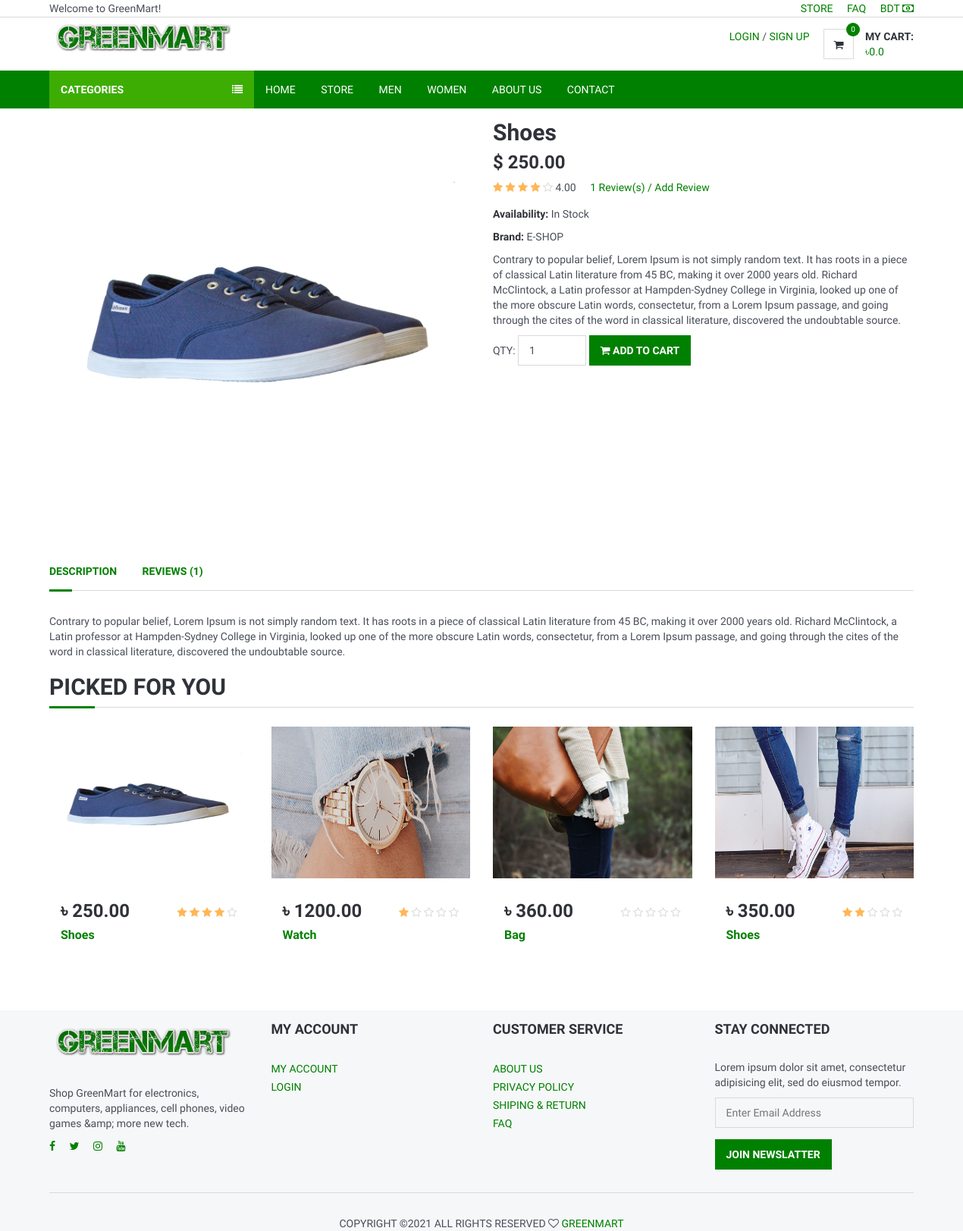
Page /product/9 on the committed database.
### home/models.py (models this page shows, shortened)
class Setting(models.Model):
    STATUS = (
        ('True', 'True'),
        ('False', 'False'),
    )
    title = models.CharField(max_length=150)
    keywords = models.CharField(max_length=255)
    description = models.CharField(max_length=255)
    company = models.CharField(max_length=50)
    address = models.CharField(blank=True,max_length=100)
    phone = models.CharField(blank=True,max_length=15)
    fax = models.CharField(blank=True,max_length=15)
    email = models.CharField(blank=True,max_length=50)
    smtpserver = models.CharField(blank=True,max_length=50)
    smtpemail = models.CharField(blank=True,max_length=50)
    smtppassword = models.CharField(blank=True,max_length=10)
    smtpport = models.CharField(blank=True,max_length=5)
    icon = models.ImageField(blank=True,upload_to='images/')
    facebook = models.CharField(blank=True,max_length=50)
    instagram = models.CharField(blank=True,max_length=50)
    twitter = models.CharField(blank=True,max_length=50)
    youtube = models.CharField(blank=True, max_length=50)
    aboutus = models.TextField(blank=True)
    contact = models.CharField(blank=True, max_length=80)
    references = models.CharField(blank=True, max_length=80)
    status=models.CharField(max_length=10,choices=STATUS)
    create_at=models.DateTimeField(auto_now_add=True)
    update_at=models.DateTimeField(auto_now=True)

### product/models.py (models this page shows, shortened)
class Product(models.Model):
    STATUS = (
        ('True', 'True'),
        ('False', 'False'),
    )
    title = models.CharField(max_length=150)
    keywords = models.CharField(max_length=255)
    description = models.TextField(max_length=500)
    image=models.ImageField(upload_to='images/',null=False)
    price = models.DecimalField(max_digits=12, decimal_places=2,default=0)
    amount=models.IntegerField(default=0)
    minamount=models.IntegerField(default=3)
    detail=models.TextField(max_length=500)
    slug = models.SlugField(null=False, unique=True)
    status=models.CharField(max_length=10,choices=STATUS)
    create_at=models.DateTimeField(auto_now_add=True)
    update_at=models.DateTimeField(auto_now=True)
    categorie=models.ForeignKey(ProductCategories,on_delete=models.CASCADE)
    def avaregereview(self):
        reviews = Comment.objects.filter(product=self, status='True').aggregate(avarage=Avg('rate'))
        avg=0
        if reviews["avarage"] is not None:
            avg=float(reviews["avarage"])
        return avg
    def countreview(self):
        reviews = Comment.objects.filter(product=self, status='True').aggregate(count=Count('id'))
        cnt=0
        if reviews["count"] is not None:
            cnt = int(reviews["count"])
        return cnt

### home/views.py (the view)
# urls.py: path('product/<int:id>', views.product_detail, name = "product_detail"),
def product_detail(request,id):
    signle_product = Product.objects.filter(pk=id)
    product_picked = Product.objects.all().order_by('?')[:4] #random selected produc
    comments = Comment.objects.filter(product_id=id,status=True)
    current_user = request.user
    shopcart = ShopCart.objects.filter(user_id = current_user.id)
    total = 0
    q = 0
    for s in shopcart:
        total += s.product.price * s.quantity
        q += s.quantity
    setting = Setting.objects.all()
    catagories = ProductCategories.objects.all()
    context = {
        "catagories":catagories,
        "setting":setting,
        'signle_product':signle_product,
        'product_picked':product_picked,
        'comments':comments,
        'total':total,
        'q':q,
    }
    return render(request, 'product.html',context=context)

### home/templates/product.html (shortened to what this page needs)
{% extends 'base.html' %}
{% load static %}
{% block content %}
	<div class="section">
		<div class="container">
			<div class="row">
				{% for sp in signle_product %}
				<div class="product product-details clearfix">
					<div class="col-md-6">
						<div id="product-main-view">
							<div class="product-view">
								<img src="{{ sp.image.url }}" alt="">
							</div>
						</div>
					</div>
					<div class="col-md-6">
						<div class="product-body">
                            <h2 class="product-name">{{ sp.title }}</h2>
                            <h3 class="product-price">$ {{ sp.price }} </h3>
							<div>
								<div class="product-rating">
									<i class="fa fa-star{% if sp.avaregereview < 1%}-o empty{% endif%}"></i>
                                    <i class="fa fa-star{% if sp.avaregereview < 2%}-o empty{% endif%}"></i>
                                    <i class="fa fa-star{% if sp.avaregereview < 3%}-o empty{% endif%}"></i>
                                    <i class="fa fa-star{% if sp.avaregereview < 4%}-o empty{% endif%}"></i>
                                    <i class="fa fa-star{% if sp.avaregereview < 5%}-o empty{% endif%}"></i>
                                    {{ sp.avaregereview |stringformat:".2f"}}
								</div>
								<a href="#tab1">{{sp.countreview}} Review(s) / Add Review</a>
							</div>
							<p><strong>Availability:</strong> In Stock</p>
							<p><strong>Brand:</strong> E-SHOP</p>
							<p>{{ sp.description }}</p>
							<form action="/addtoshopcart/{{ sp.id }}" method="POST">
								<div class="product-btns">
									<div class="qty-input">
										<span class="text-uppercase">QTY: </span>
										<input class="input" name="quantity" type="number" value="1" min="1" max="{{ sp.amount }}">
									</div>
									<button class="primary-btn add-to-cart"><i class="fa fa-shopping-cart"></i> Add to Cart</button>
								</div>
							</form>
						</div>
					</div>
					<div class="col-md-12">
						<div class="product-tab">
							<ul class="tab-nav">
								<li class="active"><a data-toggle="tab" href="#tab1">Description</a></li>
								<li><a data-toggle="tab" href="#tab2">Reviews ({{sp.countreview}})</a></li>
							</ul>
							<div class="tab-content">
								<div id="tab1" class="tab-pane fade in active">
									<p>
										{{ sp.detail | safe}}
									</p>
								</div>
							</div>
						</div>
					</div>
				</div>
				{% endfor %}
			</div>
		</div>
	</div>
	<div class="section">
		<div class="container">
			<div class="row">
				<div class="col-md-12">
					<div class="section-title">
						<h2 class="title">Picked For You</h2>
					</div>
				</div>
				{% for p in product_picked %}
				<div class="col-md-3 col-sm-6 col-xs-6">
					<div class="product product-single">
						<div class="product-thumb">
							<img src="{{ p.image.url }}" alt="" style="height: 200px;">
						</div>
						<div class="product-body">
							<h3 class="product-price">৳ {{ p.price }}</h3>
							<div class="product-rating">
								<i class="fa fa-star{% if p.avaregereview < 1%}-o empty{% endif%}"></i>
								<i class="fa fa-star{% if p.avaregereview < 2%}-o empty{% endif%}"></i>
								<i class="fa fa-star{% if p.avaregereview < 3%}-o empty{% endif%}"></i>
								<i class="fa fa-star{% if p.avaregereview < 4%}-o empty{% endif%}"></i>
								<i class="fa fa-star{% if p.avaregereview < 5%}-o empty{% endif%}"></i>
							</div>
							<h2 class="product-name"><a href="/product/{{p.id}}">{{ p.title }}</a></h2>
						</div>
					</div>
				</div>
				{% endfor %}
			</div>
		</div>
	</div>
{% endblock %}

### home/templates/base.html (shortened to what this page needs)
{% load static %}
<!DOCTYPE html>
<html lang="en">
<head>
	<link type="text/css" rel="stylesheet" href="{% static '' %}css/bootstrap.min.css" />
	<link type="text/css" rel="stylesheet" href="{% static '' %}css/slick.css" />
	<link type="text/css" rel="stylesheet" href="{% static '' %}css/slick-theme.css" />
	<link type="text/css" rel="stylesheet" href="{% static '' %}css/nouislider.min.css" />
	<link rel="stylesheet" href="{% static '' %}css/font-awesome.min.css">
	<link type="text/css" rel="stylesheet" href="{% static '' %}css/style.css" />
	<link href="https://cdnjs.cloudflare.com/ajax/libs/font-awesome/4.7.0/css/font-awesome.min.css" rel="stylesheet"/>
</head>
<body>
	<header>
		<div id="top-header">
			<div class="container">
				<div class="pull-left">
					<span>Welcome to GreenMart!</span>
				</div>
				<div class="pull-right">
					<ul class="header-top-links">
						<li><a href="{% url 'store' %}">Store</a></li>
						<li><a href="{% url 'faq' %}">FAQ</a></li>
						<li><a href="#">BDT <i class="fa fa-money"></i></a></li>
					</ul>
				</div>
			</div>
		</div>
		<div id="header">
			<div class="container">
				<div class="pull-left">
					<div class="header-logo">
						<a class="logo" href="{% url 'home' %}">
							{% for s in setting %}
							<img src="{{s.icon.url}}" alt="">
							{% endfor %}
						</a>
					</div>
				</div>
				<div class="pull-right">
					<ul class="header-btns">
						<li class="header-account dropdown default-dropdown">
							{% if user.id is not None %}
                            <div class="dropdown-toggle" role="button" data-toggle="dropdown" aria-expanded="true">
                                <div class="header-btns-icon">
									<i class="fa fa-user-o"></i>
                                </div>
                                <strong class="text-uppercase">{{ user.first_name }} <i class="fa fa-caret-down"></i></strong>
                            </div>
							{% else %}
								<a href="{% url 'login' %}" class="text-uppercase">Login</a> / <a href="{% url 'signup' %}" class="text-uppercase">Sign Up</a>
							{% endif %}
						</li>
						<li class="header-cart dropdown default-dropdown">
							<a class="dropdown-toggle" data-toggle="dropdown" aria-expanded="true">
								<div class="header-btns-icon">
									<i class="fa fa-shopping-cart"></i>
									{% if user.id is not None %}
										<span class="qty">{{q }}</span>
									{% else %}
										<span class="qty"> 0 </span>
									{% endif %}
								</div>
								<strong class="text-uppercase">My Cart:</strong>
								<br>
								{% if user.id is not None %}
									<span>৳{{total}} </span>
								{% else %}
									<span>৳{{00.00}} </span>
								{% endif %}
							</a>
						</li>
					</ul>
				</div>
			</div>
		</div>
	</header>
	<div id="navigation">
		<div class="container">
			<div id="responsive-nav">
					{% if page %}
					<div class="category-nav">
					{% else %}
					<div class="category-nav show-on-click">
					{% endif %}
						<span class="category-header">Categories <i class="fa fa-list"></i></span>
					</div>
				<div class="menu-nav">
					<ul class="menu-list">
						<li><a href="{% url 'home' %}">Home</a></li>
						<li><a href="{% url 'store' %}">Store</a></li>
						<li><a href="{% url 'men' %}">Men</a></li>
						<li><a href="{% url 'women' %}">Women</a></li>
						<li><a href="{% url 'about' %}">About us</a></li>
						<li><a href="{% url 'contact' %}">Contact</a></li>
					</ul>
				</div>
			</div>
		</div>
	</div>
	{% block content %} {% endblock %}
	<footer id="footer" class="section section-grey">
		<div class="container">
			<div class="row">
				{% for s in setting %}
				<div class="col-md-3 col-sm-6 col-xs-6">
					<div class="footer">
						<div class="footer-logo">
							<a class="logo" href="{% url 'home' %}">
		            <img src="{{ s.icon.url }}" alt="">
		          </a>
						</div>
						<p>{{ s.keywords }}</p>
						<ul class="footer-social">
							<li><a href="{{ s.facebook }}" target="_blank"><i class="fa fa-facebook"></i></a></li>
							<li><a href="{{ s.twitter }}" target="_blank"><i class="fa fa-twitter"></i></a></li>
							<li><a href="{{ s.instagram }}" target="_blank"><i class="fa fa-instagram"></i></a></li>
							<li><a href="{{ s.youtube }}" target="_blank"><i class="fa fa-youtube"></i></a></li>
						</ul>
					</div>
				</div>
				{% endfor %}
				<div class="col-md-3 col-sm-6 col-xs-6">
					<div class="footer">
						<h3 class="footer-header">My Account</h3>
						<ul class="list-links">
							<li><a href="user_profile/{{user.id}}">My Account</a></li>
							{% if user.id is not None %}
							<li><a href="{% url 'checkout' %}">Checkout</a></li>
							<li><a href="{% url 'logout' %}">Logout</a></li>
							{% else %}
							<li><a href="{% url 'login' %}">Login</a></li>
							{% endif %}
						</ul>
					</div>
				</div>
				<div class="col-md-3 col-sm-6 col-xs-6">
					<div class="footer">
						<h3 class="footer-header">Customer Service</h3>
						<ul class="list-links">
							<li><a href="{% url 'about' %}">About Us</a></li>
							<li><a href="https://kakhait.com/pp.php " target="_blanck">Privacy Policy</a></li>
							<li><a href="#">Shiping & Return</a></li>
							<li><a href="{% url 'faq' %}">FAQ</a></li>
						</ul>
					</div>
				</div>
				<div class="col-md-3 col-sm-6 col-xs-6">
					<div class="footer">
						<h3 class="footer-header">Stay Connected</h3>
						<p>Lorem ipsum dolor sit amet, consectetur adipisicing elit, sed do eiusmod tempor.</p>
						<form>
							<div class="form-group">
								<input class="input" placeholder="Enter Email Address">
							</div>
							<button class="primary-btn">Join Newslatter</button>
						</form>
					</div>
				</div>
			</div>
			<hr>
			<div class="row">
				<div class="col-md-8 col-md-offset-2 text-center">
					<div class="footer-copyright">
						Copyright &copy;<script>document.write(new Date().getFullYear());</script> All rights reserved <i class="fa fa-heart-o" aria-hidden="true"></i> <a href="https://greenmart.com" target="_blank">GreenMart</a>
					</div>
				</div>
			</div>
		</div>
	</footer>
</body>
</html>

### rows in the picture
Setting: icon (picture), keywords "Shop GreenMart for electronics, computers, appliances, cell phones, video games &amp; more new tech."
Product: image (picture), title "Shoes", price "250.00", avaregereview "4.00", countreview "1", description "Contrary to popular belief, Lorem Ipsum is not simply random text. It has roots in a piece of classical Latin literature from 45 BC, making it over 2000 years old. Richard McClintock, a Latin professor at Hampden-Sydney College in Virginia, looked up one of the more obscure Latin words, consectetur, from a Lorem Ipsum passage, and going through the cites of the word in classical literature, discovered the undoubtable source.", detail "Contrary to popular belief, Lorem Ipsum is not simply random text. It has roots in a piece of classical Latin literature from 45 BC, making it over 2000 years old. Richard McClintock, a Latin professor at Hampden-Sydney College in Virginia, looked up one of the more obscure Latin words, consectetur, from a Lorem Ipsum passage, and going through the cites of the word in classical literature, discovered the undoubtable source."
Product: image (picture), price "1200.00", title "Watch"
Product: image (picture), price "360.00", title "Bag"
Product: image (picture), price "350.00", title "Shoes"

### other values in the picture
{{ 00.00 }} "0.0"
